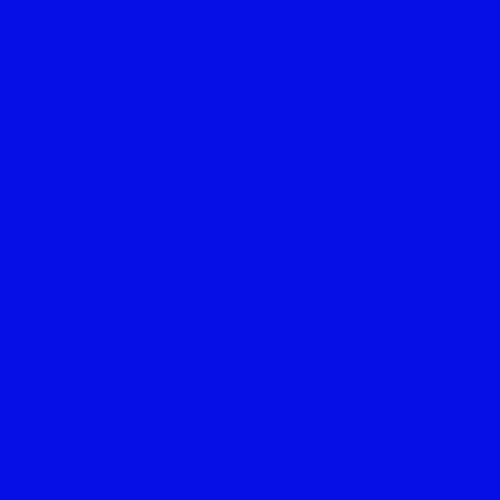
Frame 1 (no input)
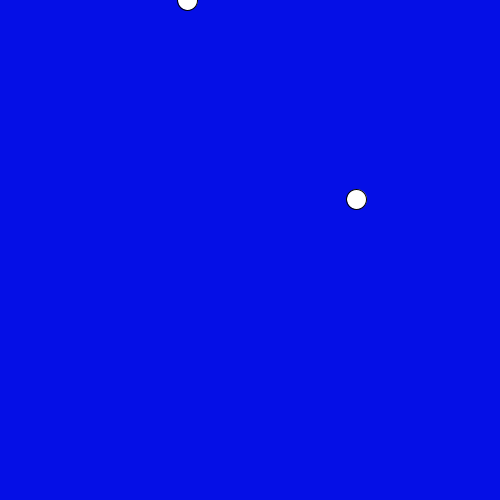
Frame 60 (the mouse pressed at the canvas centre just before this capture)
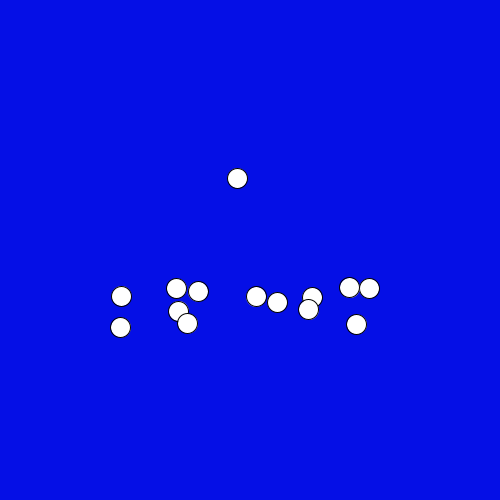
Frame 120 (the mouse held since frame 60 and released just before this capture)

The Processing sketch that drew these frames (run headless with seeded random() and noise(); from frame 60 on, the mouse is pressed at the canvas centre):

// Processing sketch: sketch_11032017
// ── sketch_11032017.pde
Ball[] ball = new Ball[40];
void setup(){
  size(500,500);
  smooth();
  for(int i = 0; i<= ball.length-1; i++){
    PVector pos = new PVector(random(100,400), random(-7500,0));
    PVector vel = new PVector(0,0);
    PVector acc = new PVector(0,0);
    ball[i] = new Ball(pos, vel, acc, 20);
    println(pos);
  }
}

void draw(){
  background(5,15,230);
  stroke(0);
  for(int i = 0; i<= ball.length-1; i++){
  ball[i].draw();
  PVector gravite = new PVector(0, 10);
  ball[i].appliqueForce(gravite);
  if(ball[i].pos.y >100 && ball[i].pos.y <500){
    ball[i].appliqueViscositeForce(5);
  }
  }
}
// ── Ball.pde
class Ball {
  PVector pos;
  PVector vel;
  PVector acc;
  float masse;
  
  Ball(PVector p, PVector v, PVector a, float m){
    pos = p.get();
    vel = v.get();
    acc = a.get();
    masse = m;
  }
  
  void update(){
  border();
  vel.add(acc);
  pos.add(vel);
  acc.mult(0);
  }
  
  void draw(){
    update();
    fill(255);
    ellipse(pos.x,pos.y, masse, masse);
  }
  
  void border(){
    if(pos.x<0){
      pos.x = 0;
      vel.x*=-1;
    }
    if(pos.x >width){
      pos.x = width;
      vel.x*=-1;
    }
    if(pos.y >height-(masse/2)){
      pos.y = height-(masse/2);
      vel.y*=-1;
    }
    
  }
  
  void appliqueForce(PVector force){
    force.div(masse); //acceleration = force/masse --> formule force
    acc.add(force);
  }
  
  void appliqueViscositeForce(float c){
    c*=-1;
    PVector viscositeForce = PVector.mult(vel,c);
    appliqueForce(viscositeForce);
  }
}
